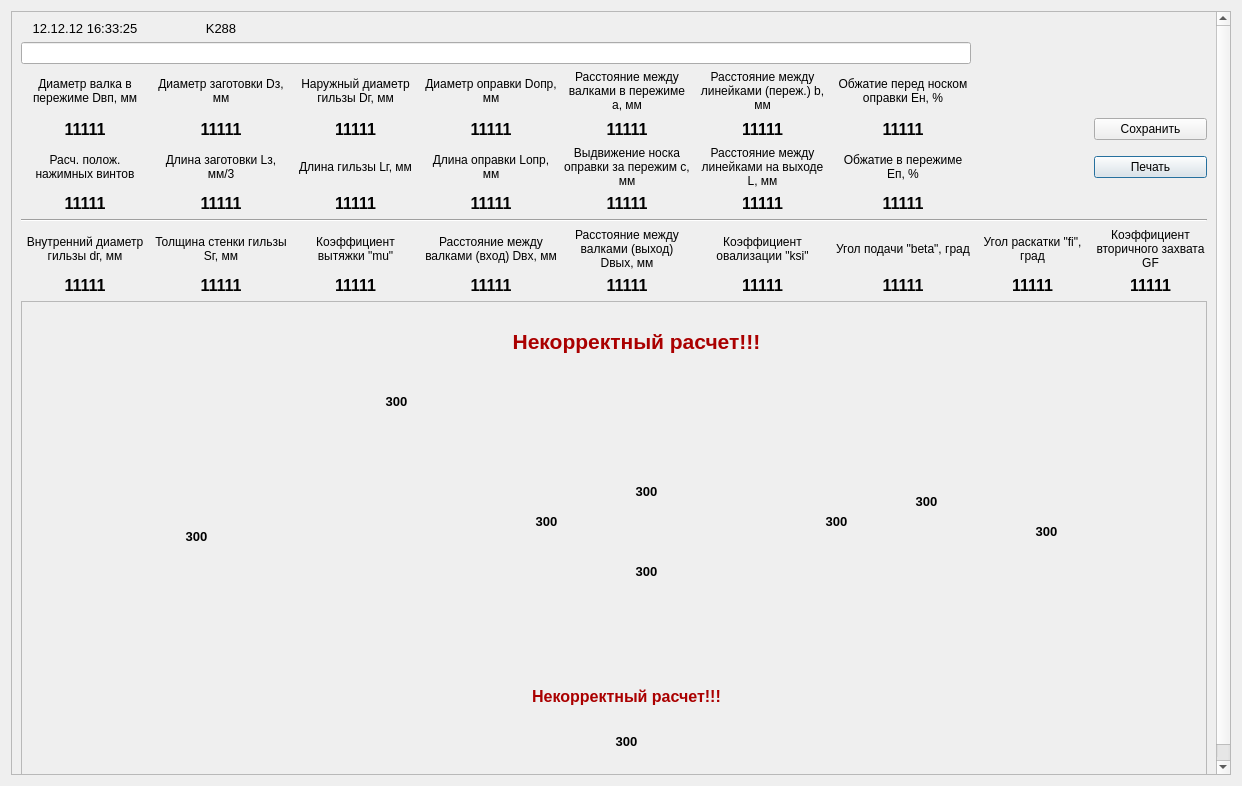
<?xml version="1.0" encoding="UTF-8"?>
<ui version="4.0">
 <class>Dialog</class>
 <widget class="QDialog" name="Dialog">
  <property name="geometry">
   <rect>
    <x>0</x>
    <y>0</y>
    <width>1242</width>
    <height>786</height>
   </rect>
  </property>
  <property name="windowTitle">
   <string>Результат расчета</string>
  </property>
  <property name="windowIcon">
   <iconset resource="source.qrc">
    <normaloff>:/images/icon.ico</normaloff>:/images/icon.ico</iconset>
  </property>
  <layout class="QGridLayout" name="gridLayout_4">
   <item row="0" column="0">
    <widget class="QScrollArea" name="scrollArea">
     <property name="widgetResizable">
      <bool>true</bool>
     </property>
     <widget class="QWidget" name="scrollAreaWidgetContents">
      <property name="geometry">
       <rect>
        <x>0</x>
        <y>0</y>
        <width>1222</width>
        <height>766</height>
       </rect>
      </property>
      <layout class="QGridLayout" name="gridLayout_3">
       <item row="0" column="0">
        <widget class="QWidget" name="tbl_main_widget" native="true">
         <layout class="QGridLayout" name="gridLayout_2">
          <property name="leftMargin">
           <number>0</number>
          </property>
          <property name="topMargin">
           <number>0</number>
          </property>
          <property name="rightMargin">
           <number>0</number>
          </property>
          <property name="bottomMargin">
           <number>0</number>
          </property>
          <item row="0" column="0">
           <layout class="QGridLayout" name="gridLayout">
            <item row="3" column="5">
             <widget class="QLabel" name="tbl_b">
              <property name="font">
               <font>
                <pointsize>12</pointsize>
                <weight>75</weight>
                <bold>true</bold>
               </font>
              </property>
              <property name="text">
               <string>11111</string>
              </property>
              <property name="alignment">
               <set>Qt::AlignCenter</set>
              </property>
              <property name="wordWrap">
               <bool>true</bool>
              </property>
             </widget>
            </item>
            <item row="5" column="6">
             <widget class="QLabel" name="tbl_En">
              <property name="font">
               <font>
                <pointsize>12</pointsize>
                <weight>75</weight>
                <bold>true</bold>
               </font>
              </property>
              <property name="text">
               <string>11111</string>
              </property>
              <property name="alignment">
               <set>Qt::AlignCenter</set>
              </property>
              <property name="wordWrap">
               <bool>true</bool>
              </property>
             </widget>
            </item>
            <item row="7" column="5">
             <widget class="QLabel" name="label_Dvp_42">
              <property name="text">
               <string>Коэффициент овализации &quot;ksi&quot;</string>
              </property>
              <property name="alignment">
               <set>Qt::AlignCenter</set>
              </property>
              <property name="wordWrap">
               <bool>true</bool>
              </property>
             </widget>
            </item>
            <item row="5" column="1">
             <widget class="QLabel" name="tbl_Lz">
              <property name="font">
               <font>
                <pointsize>12</pointsize>
                <weight>75</weight>
                <bold>true</bold>
               </font>
              </property>
              <property name="text">
               <string>11111</string>
              </property>
              <property name="alignment">
               <set>Qt::AlignCenter</set>
              </property>
              <property name="wordWrap">
               <bool>true</bool>
              </property>
             </widget>
            </item>
            <item row="5" column="3">
             <widget class="QLabel" name="tbl_Lopr">
              <property name="font">
               <font>
                <pointsize>12</pointsize>
                <weight>75</weight>
                <bold>true</bold>
               </font>
              </property>
              <property name="text">
               <string>11111</string>
              </property>
              <property name="alignment">
               <set>Qt::AlignCenter</set>
              </property>
              <property name="wordWrap">
               <bool>true</bool>
              </property>
             </widget>
            </item>
            <item row="0" column="0">
             <widget class="QLabel" name="tbl_date">
              <property name="font">
               <font>
                <pointsize>10</pointsize>
               </font>
              </property>
              <property name="text">
               <string>12.12.12 16:33:25</string>
              </property>
              <property name="alignment">
               <set>Qt::AlignCenter</set>
              </property>
              <property name="wordWrap">
               <bool>true</bool>
              </property>
             </widget>
            </item>
            <item row="2" column="6">
             <widget class="QLabel" name="label_Dvp_5">
              <property name="text">
               <string>Обжатие перед носком оправки Eн, %</string>
              </property>
              <property name="alignment">
               <set>Qt::AlignCenter</set>
              </property>
              <property name="wordWrap">
               <bool>true</bool>
              </property>
             </widget>
            </item>
            <item row="7" column="2">
             <widget class="QLabel" name="label_Dvp_38">
              <property name="text">
               <string>Коэффициент вытяжки &quot;mu&quot;</string>
              </property>
              <property name="alignment">
               <set>Qt::AlignCenter</set>
              </property>
              <property name="wordWrap">
               <bool>true</bool>
              </property>
             </widget>
            </item>
            <item row="7" column="6">
             <widget class="QLabel" name="label_Dvp_34">
              <property name="text">
               <string>Угол подачи &quot;beta&quot;, град</string>
              </property>
              <property name="alignment">
               <set>Qt::AlignCenter</set>
              </property>
              <property name="wordWrap">
               <bool>true</bool>
              </property>
             </widget>
            </item>
            <item row="4" column="8">
             <widget class="QPushButton" name="tbl_btn_print">
              <property name="text">
               <string>Печать</string>
              </property>
              <property name="default">
               <bool>true</bool>
              </property>
             </widget>
            </item>
            <item row="3" column="3">
             <widget class="QLabel" name="tbl_Dopr">
              <property name="font">
               <font>
                <pointsize>12</pointsize>
                <weight>75</weight>
                <bold>true</bold>
               </font>
              </property>
              <property name="text">
               <string>11111</string>
              </property>
              <property name="alignment">
               <set>Qt::AlignCenter</set>
              </property>
              <property name="wordWrap">
               <bool>true</bool>
              </property>
             </widget>
            </item>
            <item row="8" column="3">
             <widget class="QLabel" name="tbl_Dvh">
              <property name="font">
               <font>
                <pointsize>12</pointsize>
                <weight>75</weight>
                <bold>true</bold>
               </font>
              </property>
              <property name="text">
               <string>11111</string>
              </property>
              <property name="alignment">
               <set>Qt::AlignCenter</set>
              </property>
              <property name="wordWrap">
               <bool>true</bool>
              </property>
             </widget>
            </item>
            <item row="8" column="1">
             <widget class="QLabel" name="tbl_Sg">
              <property name="font">
               <font>
                <pointsize>12</pointsize>
                <weight>75</weight>
                <bold>true</bold>
               </font>
              </property>
              <property name="text">
               <string>11111</string>
              </property>
              <property name="alignment">
               <set>Qt::AlignCenter</set>
              </property>
              <property name="wordWrap">
               <bool>true</bool>
              </property>
             </widget>
            </item>
            <item row="8" column="8">
             <widget class="QLabel" name="tbl_GF">
              <property name="font">
               <font>
                <pointsize>12</pointsize>
                <weight>75</weight>
                <bold>true</bold>
               </font>
              </property>
              <property name="text">
               <string>11111</string>
              </property>
              <property name="alignment">
               <set>Qt::AlignCenter</set>
              </property>
              <property name="wordWrap">
               <bool>true</bool>
              </property>
             </widget>
            </item>
            <item row="4" column="6">
             <widget class="QLabel" name="label_Dvp_6">
              <property name="text">
               <string>Обжатие в пережиме Eп, %</string>
              </property>
              <property name="alignment">
               <set>Qt::AlignCenter</set>
              </property>
              <property name="wordWrap">
               <bool>true</bool>
              </property>
             </widget>
            </item>
            <item row="7" column="4">
             <widget class="QLabel" name="label_Dvp_36">
              <property name="text">
               <string>Расстояние между валками (выход) Dвых, мм</string>
              </property>
              <property name="alignment">
               <set>Qt::AlignCenter</set>
              </property>
              <property name="wordWrap">
               <bool>true</bool>
              </property>
             </widget>
            </item>
            <item row="8" column="5">
             <widget class="QLabel" name="tbl_ksi">
              <property name="font">
               <font>
                <pointsize>12</pointsize>
                <weight>75</weight>
                <bold>true</bold>
               </font>
              </property>
              <property name="text">
               <string>11111</string>
              </property>
              <property name="alignment">
               <set>Qt::AlignCenter</set>
              </property>
              <property name="wordWrap">
               <bool>true</bool>
              </property>
             </widget>
            </item>
            <item row="2" column="1">
             <widget class="QLabel" name="label_Dvp_2">
              <property name="text">
               <string>Диаметр заготовки Dз, мм</string>
              </property>
              <property name="alignment">
               <set>Qt::AlignCenter</set>
              </property>
              <property name="wordWrap">
               <bool>true</bool>
              </property>
             </widget>
            </item>
            <item row="4" column="0">
             <widget class="QLabel" name="label_Dvp_12">
              <property name="text">
               <string>Расч. полож. нажимных винтов</string>
              </property>
              <property name="alignment">
               <set>Qt::AlignCenter</set>
              </property>
              <property name="wordWrap">
               <bool>true</bool>
              </property>
             </widget>
            </item>
            <item row="4" column="3">
             <widget class="QLabel" name="label_Dvp_10">
              <property name="text">
               <string>Длина оправки Lопр, мм</string>
              </property>
              <property name="alignment">
               <set>Qt::AlignCenter</set>
              </property>
              <property name="wordWrap">
               <bool>true</bool>
              </property>
             </widget>
            </item>
            <item row="0" column="1">
             <widget class="QLabel" name="tbl_button">
              <property name="font">
               <font>
                <pointsize>10</pointsize>
               </font>
              </property>
              <property name="text">
               <string>K288</string>
              </property>
              <property name="alignment">
               <set>Qt::AlignCenter</set>
              </property>
              <property name="wordWrap">
               <bool>true</bool>
              </property>
             </widget>
            </item>
            <item row="4" column="1">
             <widget class="QLabel" name="label_Dvp_13">
              <property name="text">
               <string>Длина заготовки Lз, мм/3</string>
              </property>
              <property name="alignment">
               <set>Qt::AlignCenter</set>
              </property>
              <property name="wordWrap">
               <bool>true</bool>
              </property>
             </widget>
            </item>
            <item row="5" column="2">
             <widget class="QLabel" name="tbl_Lg">
              <property name="font">
               <font>
                <pointsize>12</pointsize>
                <weight>75</weight>
                <bold>true</bold>
               </font>
              </property>
              <property name="text">
               <string>11111</string>
              </property>
              <property name="alignment">
               <set>Qt::AlignCenter</set>
              </property>
              <property name="wordWrap">
               <bool>true</bool>
              </property>
             </widget>
            </item>
            <item row="6" column="0" colspan="9">
             <widget class="Line" name="line">
              <property name="orientation">
               <enum>Qt::Horizontal</enum>
              </property>
             </widget>
            </item>
            <item row="7" column="0">
             <widget class="QLabel" name="label_Dvp_31">
              <property name="text">
               <string>Внутренний диаметр гильзы dг, мм</string>
              </property>
              <property name="alignment">
               <set>Qt::AlignCenter</set>
              </property>
              <property name="wordWrap">
               <bool>true</bool>
              </property>
             </widget>
            </item>
            <item row="3" column="0">
             <widget class="QLabel" name="tbl_Dvp">
              <property name="font">
               <font>
                <pointsize>12</pointsize>
                <weight>75</weight>
                <bold>true</bold>
               </font>
              </property>
              <property name="text">
               <string>11111</string>
              </property>
              <property name="alignment">
               <set>Qt::AlignCenter</set>
              </property>
              <property name="wordWrap">
               <bool>true</bool>
              </property>
             </widget>
            </item>
            <item row="3" column="8">
             <widget class="QPushButton" name="tbl_btn_save">
              <property name="text">
               <string>Сохранить</string>
              </property>
             </widget>
            </item>
            <item row="4" column="5">
             <widget class="QLabel" name="label_Dvp_9">
              <property name="text">
               <string>Расстояние между линейками на выходе L, мм</string>
              </property>
              <property name="alignment">
               <set>Qt::AlignCenter</set>
              </property>
              <property name="wordWrap">
               <bool>true</bool>
              </property>
             </widget>
            </item>
            <item row="2" column="4">
             <widget class="QLabel" name="label_Dvp_7">
              <property name="text">
               <string>Расстояние между валками в пережиме a, мм</string>
              </property>
              <property name="alignment">
               <set>Qt::AlignCenter</set>
              </property>
              <property name="wordWrap">
               <bool>true</bool>
              </property>
             </widget>
            </item>
            <item row="3" column="4">
             <widget class="QLabel" name="tbl_a">
              <property name="font">
               <font>
                <pointsize>12</pointsize>
                <weight>75</weight>
                <bold>true</bold>
               </font>
              </property>
              <property name="text">
               <string>11111</string>
              </property>
              <property name="alignment">
               <set>Qt::AlignCenter</set>
              </property>
              <property name="wordWrap">
               <bool>true</bool>
              </property>
             </widget>
            </item>
            <item row="5" column="5">
             <widget class="QLabel" name="tbl_L">
              <property name="font">
               <font>
                <pointsize>12</pointsize>
                <weight>75</weight>
                <bold>true</bold>
               </font>
              </property>
              <property name="text">
               <string>11111</string>
              </property>
              <property name="alignment">
               <set>Qt::AlignCenter</set>
              </property>
              <property name="wordWrap">
               <bool>true</bool>
              </property>
             </widget>
            </item>
            <item row="2" column="3">
             <widget class="QLabel" name="label_Dvp_3">
              <property name="text">
               <string>Диаметр оправки Dопр, мм</string>
              </property>
              <property name="alignment">
               <set>Qt::AlignCenter</set>
              </property>
              <property name="wordWrap">
               <bool>true</bool>
              </property>
             </widget>
            </item>
            <item row="7" column="1">
             <widget class="QLabel" name="label_Dvp_37">
              <property name="text">
               <string>Толщина стенки гильзы Sг, мм</string>
              </property>
              <property name="alignment">
               <set>Qt::AlignCenter</set>
              </property>
              <property name="wordWrap">
               <bool>true</bool>
              </property>
             </widget>
            </item>
            <item row="7" column="7">
             <widget class="QLabel" name="label_Dvp_43">
              <property name="text">
               <string>Угол раскатки &quot;fi&quot;, град</string>
              </property>
              <property name="alignment">
               <set>Qt::AlignCenter</set>
              </property>
              <property name="wordWrap">
               <bool>true</bool>
              </property>
             </widget>
            </item>
            <item row="8" column="4">
             <widget class="QLabel" name="tbl_Dvih">
              <property name="font">
               <font>
                <pointsize>12</pointsize>
                <weight>75</weight>
                <bold>true</bold>
               </font>
              </property>
              <property name="text">
               <string>11111</string>
              </property>
              <property name="alignment">
               <set>Qt::AlignCenter</set>
              </property>
              <property name="wordWrap">
               <bool>true</bool>
              </property>
             </widget>
            </item>
            <item row="3" column="6">
             <widget class="QLabel" name="tbl_Een">
              <property name="font">
               <font>
                <pointsize>12</pointsize>
                <weight>75</weight>
                <bold>true</bold>
               </font>
              </property>
              <property name="text">
               <string>11111</string>
              </property>
              <property name="alignment">
               <set>Qt::AlignCenter</set>
              </property>
              <property name="wordWrap">
               <bool>true</bool>
              </property>
             </widget>
            </item>
            <item row="2" column="0">
             <widget class="QLabel" name="label_Dvp">
              <property name="text">
               <string>Диаметр валка в пережиме Dвп, мм</string>
              </property>
              <property name="alignment">
               <set>Qt::AlignCenter</set>
              </property>
              <property name="wordWrap">
               <bool>true</bool>
              </property>
             </widget>
            </item>
            <item row="8" column="0">
             <widget class="QLabel" name="tbl_dg">
              <property name="font">
               <font>
                <pointsize>12</pointsize>
                <weight>75</weight>
                <bold>true</bold>
               </font>
              </property>
              <property name="text">
               <string>11111</string>
              </property>
              <property name="alignment">
               <set>Qt::AlignCenter</set>
              </property>
              <property name="wordWrap">
               <bool>true</bool>
              </property>
             </widget>
            </item>
            <item row="7" column="8">
             <widget class="QLabel" name="label_Dvp_45">
              <property name="text">
               <string>Коэффициент вторичного захвата GF</string>
              </property>
              <property name="alignment">
               <set>Qt::AlignCenter</set>
              </property>
              <property name="wordWrap">
               <bool>true</bool>
              </property>
             </widget>
            </item>
            <item row="7" column="3">
             <widget class="QLabel" name="label_Dvp_41">
              <property name="text">
               <string>Расстояние между валками (вход) Dвх, мм</string>
              </property>
              <property name="alignment">
               <set>Qt::AlignCenter</set>
              </property>
              <property name="wordWrap">
               <bool>true</bool>
              </property>
             </widget>
            </item>
            <item row="8" column="6">
             <widget class="QLabel" name="tbl_beta">
              <property name="font">
               <font>
                <pointsize>12</pointsize>
                <weight>75</weight>
                <bold>true</bold>
               </font>
              </property>
              <property name="text">
               <string>11111</string>
              </property>
              <property name="alignment">
               <set>Qt::AlignCenter</set>
              </property>
              <property name="wordWrap">
               <bool>true</bool>
              </property>
             </widget>
            </item>
            <item row="2" column="5">
             <widget class="QLabel" name="label_Dvp_8">
              <property name="text">
               <string>Расстояние между линейками (переж.) b, мм</string>
              </property>
              <property name="alignment">
               <set>Qt::AlignCenter</set>
              </property>
              <property name="wordWrap">
               <bool>true</bool>
              </property>
             </widget>
            </item>
            <item row="2" column="2">
             <widget class="QLabel" name="label_Dvp_4">
              <property name="text">
               <string>Наружный диаметр гильзы Dг, мм</string>
              </property>
              <property name="alignment">
               <set>Qt::AlignCenter</set>
              </property>
              <property name="wordWrap">
               <bool>true</bool>
              </property>
             </widget>
            </item>
            <item row="4" column="4">
             <widget class="QLabel" name="label_Dvp_11">
              <property name="text">
               <string>Выдвижение носка оправки за пережим с, мм</string>
              </property>
              <property name="alignment">
               <set>Qt::AlignCenter</set>
              </property>
              <property name="wordWrap">
               <bool>true</bool>
              </property>
             </widget>
            </item>
            <item row="8" column="2">
             <widget class="QLabel" name="tbl_mu">
              <property name="font">
               <font>
                <pointsize>12</pointsize>
                <weight>75</weight>
                <bold>true</bold>
               </font>
              </property>
              <property name="text">
               <string>11111</string>
              </property>
              <property name="alignment">
               <set>Qt::AlignCenter</set>
              </property>
              <property name="wordWrap">
               <bool>true</bool>
              </property>
             </widget>
            </item>
            <item row="3" column="1">
             <widget class="QLabel" name="tbl_Dz">
              <property name="font">
               <font>
                <pointsize>12</pointsize>
                <weight>75</weight>
                <bold>true</bold>
               </font>
              </property>
              <property name="text">
               <string>11111</string>
              </property>
              <property name="alignment">
               <set>Qt::AlignCenter</set>
              </property>
              <property name="wordWrap">
               <bool>true</bool>
              </property>
             </widget>
            </item>
            <item row="5" column="0">
             <widget class="QLabel" name="tbl_screws">
              <property name="font">
               <font>
                <pointsize>12</pointsize>
                <weight>75</weight>
                <bold>true</bold>
               </font>
              </property>
              <property name="text">
               <string>11111</string>
              </property>
              <property name="alignment">
               <set>Qt::AlignCenter</set>
              </property>
              <property name="wordWrap">
               <bool>true</bool>
              </property>
             </widget>
            </item>
            <item row="8" column="7">
             <widget class="QLabel" name="tbl_fi">
              <property name="font">
               <font>
                <pointsize>12</pointsize>
                <weight>75</weight>
                <bold>true</bold>
               </font>
              </property>
              <property name="text">
               <string>11111</string>
              </property>
              <property name="alignment">
               <set>Qt::AlignCenter</set>
              </property>
              <property name="wordWrap">
               <bool>true</bool>
              </property>
             </widget>
            </item>
            <item row="4" column="2">
             <widget class="QLabel" name="label_Dvp_14">
              <property name="text">
               <string>Длина гильзы Lг, мм</string>
              </property>
              <property name="alignment">
               <set>Qt::AlignCenter</set>
              </property>
              <property name="wordWrap">
               <bool>true</bool>
              </property>
             </widget>
            </item>
            <item row="5" column="4">
             <widget class="QLabel" name="tbl_c">
              <property name="font">
               <font>
                <pointsize>12</pointsize>
                <weight>75</weight>
                <bold>true</bold>
               </font>
              </property>
              <property name="text">
               <string>11111</string>
              </property>
              <property name="alignment">
               <set>Qt::AlignCenter</set>
              </property>
              <property name="wordWrap">
               <bool>true</bool>
              </property>
             </widget>
            </item>
            <item row="3" column="2">
             <widget class="QLabel" name="tbl_Dg">
              <property name="font">
               <font>
                <pointsize>12</pointsize>
                <weight>75</weight>
                <bold>true</bold>
               </font>
              </property>
              <property name="text">
               <string>11111</string>
              </property>
              <property name="alignment">
               <set>Qt::AlignCenter</set>
              </property>
              <property name="wordWrap">
               <bool>true</bool>
              </property>
             </widget>
            </item>
            <item row="1" column="0" colspan="7">
             <widget class="QLineEdit" name="tbl_line">
              <property name="minimumSize">
               <size>
                <width>950</width>
                <height>0</height>
               </size>
              </property>
             </widget>
            </item>
            <item row="9" column="0" colspan="9">
             <widget class="QFrame" name="frame">
              <property name="minimumSize">
               <size>
                <width>0</width>
                <height>480</height>
               </size>
              </property>
              <property name="frameShape">
               <enum>QFrame::StyledPanel</enum>
              </property>
              <property name="frameShadow">
               <enum>QFrame::Raised</enum>
              </property>
              <widget class="QLabel" name="label">
               <property name="geometry">
                <rect>
                 <x>10</x>
                 <y>0</y>
                 <width>1191</width>
                 <height>471</height>
                </rect>
               </property>
               <property name="text">
                <string>&lt;html&gt;&lt;head/&gt;&lt;body&gt;&lt;p&gt;&lt;img src=&quot;:/images/NEW_table_chart.jpg&quot; height=&quot;470&quot;/&gt;&lt;/p&gt;&lt;/body&gt;&lt;/html&gt;</string>
               </property>
               <property name="alignment">
                <set>Qt::AlignCenter</set>
               </property>
              </widget>
              <widget class="QLabel" name="tbl_chart_X1">
               <property name="geometry">
                <rect>
                 <x>340</x>
                 <y>80</y>
                 <width>71</width>
                 <height>41</height>
                </rect>
               </property>
               <property name="font">
                <font>
                 <pointsize>10</pointsize>
                 <weight>75</weight>
                 <bold>true</bold>
                </font>
               </property>
               <property name="text">
                <string>300</string>
               </property>
               <property name="alignment">
                <set>Qt::AlignCenter</set>
               </property>
              </widget>
              <widget class="QLabel" name="tbl_chart_Dz">
               <property name="geometry">
                <rect>
                 <x>150</x>
                 <y>220</y>
                 <width>51</width>
                 <height>31</height>
                </rect>
               </property>
               <property name="font">
                <font>
                 <pointsize>10</pointsize>
                 <weight>75</weight>
                 <bold>true</bold>
                </font>
               </property>
               <property name="text">
                <string>300</string>
               </property>
               <property name="alignment">
                <set>Qt::AlignCenter</set>
               </property>
              </widget>
              <widget class="QLabel" name="tbl_chart_c">
               <property name="geometry">
                <rect>
                 <x>490</x>
                 <y>200</y>
                 <width>71</width>
                 <height>41</height>
                </rect>
               </property>
               <property name="font">
                <font>
                 <pointsize>10</pointsize>
                 <weight>75</weight>
                 <bold>true</bold>
                </font>
               </property>
               <property name="text">
                <string>300</string>
               </property>
               <property name="alignment">
                <set>Qt::AlignCenter</set>
               </property>
              </widget>
              <widget class="QLabel" name="tbl_chart_Dopr">
               <property name="geometry">
                <rect>
                 <x>780</x>
                 <y>200</y>
                 <width>71</width>
                 <height>41</height>
                </rect>
               </property>
               <property name="font">
                <font>
                 <pointsize>10</pointsize>
                 <weight>75</weight>
                 <bold>true</bold>
                </font>
               </property>
               <property name="text">
                <string>300</string>
               </property>
               <property name="alignment">
                <set>Qt::AlignCenter</set>
               </property>
              </widget>
              <widget class="QLabel" name="tbl_chart_Dg">
               <property name="geometry">
                <rect>
                 <x>990</x>
                 <y>210</y>
                 <width>71</width>
                 <height>41</height>
                </rect>
               </property>
               <property name="font">
                <font>
                 <pointsize>10</pointsize>
                 <weight>75</weight>
                 <bold>true</bold>
                </font>
               </property>
               <property name="text">
                <string>300</string>
               </property>
               <property name="alignment">
                <set>Qt::AlignCenter</set>
               </property>
              </widget>
              <widget class="QLabel" name="tbl_chart_Lopr">
               <property name="geometry">
                <rect>
                 <x>570</x>
                 <y>420</y>
                 <width>71</width>
                 <height>41</height>
                </rect>
               </property>
               <property name="font">
                <font>
                 <pointsize>10</pointsize>
                 <weight>75</weight>
                 <bold>true</bold>
                </font>
               </property>
               <property name="text">
                <string>300</string>
               </property>
               <property name="alignment">
                <set>Qt::AlignCenter</set>
               </property>
              </widget>
              <widget class="QLabel" name="tbl_chart_b">
               <property name="geometry">
                <rect>
                 <x>590</x>
                 <y>250</y>
                 <width>71</width>
                 <height>41</height>
                </rect>
               </property>
               <property name="font">
                <font>
                 <pointsize>10</pointsize>
                 <weight>75</weight>
                 <bold>true</bold>
                </font>
               </property>
               <property name="text">
                <string>300</string>
               </property>
               <property name="alignment">
                <set>Qt::AlignCenter</set>
               </property>
              </widget>
              <widget class="QLabel" name="tbl_chart_a">
               <property name="geometry">
                <rect>
                 <x>590</x>
                 <y>170</y>
                 <width>71</width>
                 <height>41</height>
                </rect>
               </property>
               <property name="font">
                <font>
                 <pointsize>10</pointsize>
                 <weight>75</weight>
                 <bold>true</bold>
                </font>
               </property>
               <property name="text">
                <string>300</string>
               </property>
               <property name="alignment">
                <set>Qt::AlignCenter</set>
               </property>
              </widget>
              <widget class="QLabel" name="tbl_chart_Sg">
               <property name="geometry">
                <rect>
                 <x>870</x>
                 <y>180</y>
                 <width>71</width>
                 <height>41</height>
                </rect>
               </property>
               <property name="font">
                <font>
                 <pointsize>10</pointsize>
                 <weight>75</weight>
                 <bold>true</bold>
                </font>
               </property>
               <property name="text">
                <string>300</string>
               </property>
               <property name="alignment">
                <set>Qt::AlignCenter</set>
               </property>
              </widget>
              <widget class="QLabel" name="tbl_chart_err_msg">
               <property name="geometry">
                <rect>
                 <x>430</x>
                 <y>20</y>
                 <width>371</width>
                 <height>41</height>
                </rect>
               </property>
               <property name="font">
                <font>
                 <pointsize>10</pointsize>
                 <weight>75</weight>
                 <bold>true</bold>
                </font>
               </property>
               <property name="text">
                <string>&lt;html&gt;&lt;head/&gt;&lt;body&gt;&lt;p align=&quot;center&quot;&gt;&lt;span style=&quot; font-size:16pt; color:#aa0000;&quot;&gt;Некорректный расчет!!!&lt;/span&gt;&lt;/p&gt;&lt;/body&gt;&lt;/html&gt;</string>
               </property>
               <property name="alignment">
                <set>Qt::AlignCenter</set>
               </property>
              </widget>
              <widget class="QLabel" name="tbl_chart_cross">
               <property name="geometry">
                <rect>
                 <x>140</x>
                 <y>0</y>
                 <width>931</width>
                 <height>471</height>
                </rect>
               </property>
               <property name="scaledContents">
                <bool>true</bool>
               </property>
               <property name="alignment">
                <set>Qt::AlignCenter</set>
               </property>
              </widget>
              <widget class="QLabel" name="tbl_chart_err_description">
               <property name="geometry">
                <rect>
                 <x>160</x>
                 <y>330</y>
                 <width>891</width>
                 <height>131</height>
                </rect>
               </property>
               <property name="font">
                <font>
                 <pointsize>10</pointsize>
                 <weight>75</weight>
                 <bold>true</bold>
                </font>
               </property>
               <property name="text">
                <string>&lt;html&gt;&lt;head/&gt;&lt;body&gt;&lt;p align=&quot;center&quot;&gt;&lt;span style=&quot; font-size:12pt; color:#aa0000;&quot;&gt;Некорректный расчет!!!&lt;/span&gt;&lt;/p&gt;&lt;/body&gt;&lt;/html&gt;</string>
               </property>
               <property name="alignment">
                <set>Qt::AlignCenter</set>
               </property>
              </widget>
              <zorder>label</zorder>
              <zorder>tbl_chart_cross</zorder>
              <zorder>tbl_chart_X1</zorder>
              <zorder>tbl_chart_Dz</zorder>
              <zorder>tbl_chart_c</zorder>
              <zorder>tbl_chart_Dopr</zorder>
              <zorder>tbl_chart_Dg</zorder>
              <zorder>tbl_chart_Lopr</zorder>
              <zorder>tbl_chart_b</zorder>
              <zorder>tbl_chart_a</zorder>
              <zorder>tbl_chart_Sg</zorder>
              <zorder>tbl_chart_err_msg</zorder>
              <zorder>tbl_chart_err_description</zorder>
             </widget>
            </item>
           </layout>
          </item>
         </layout>
        </widget>
       </item>
      </layout>
     </widget>
    </widget>
   </item>
  </layout>
 </widget>
 <tabstops>
  <tabstop>tbl_line</tabstop>
  <tabstop>tbl_btn_save</tabstop>
  <tabstop>tbl_btn_print</tabstop>
  <tabstop>scrollArea</tabstop>
 </tabstops>
 <resources>
  <include location="source.qrc"/>
 </resources>
 <connections/>
</ui>
